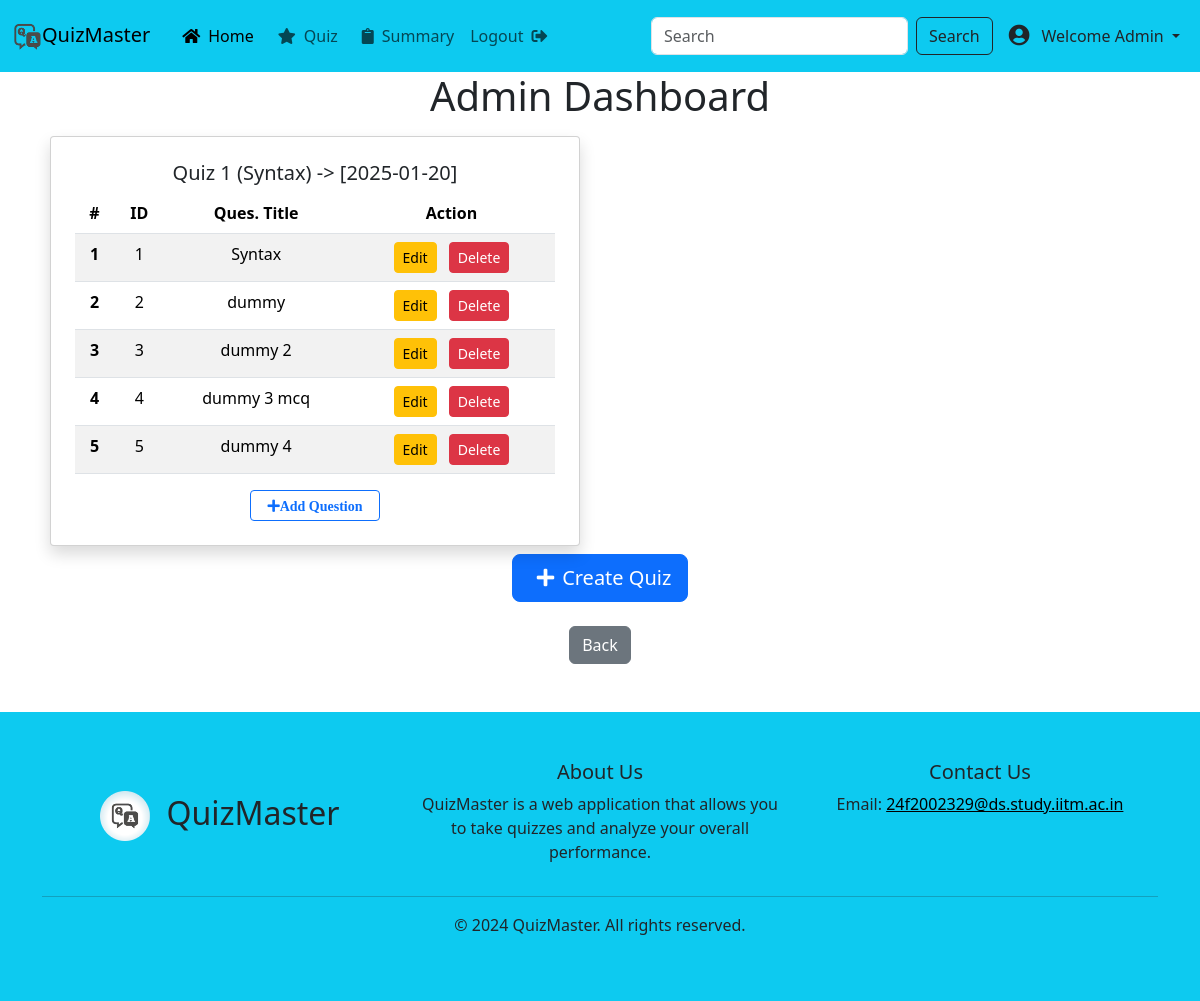
The app's page /admin/quiz (signed in) with its own data.
### app/models/models.py (models this page shows)
class Quiz(db.Model):
    id = db.Column(db.Integer, primary_key=True)
    quiz_date = db.Column(db.DateTime, nullable=True)
    duration = db.Column(db.Integer, nullable=False)
    status = db.Column(db.String(20), default='pending')
    chapter_id = db.Column(db.Integer, db.ForeignKey('chapter.id'), nullable=False)
    questions = db.relationship('Question', backref='quiz', lazy=True)

class Chapter(db.Model):
    id = db.Column(db.Integer, primary_key=True)
    name = db.Column(db.String(100), nullable=False)
    subject_id = db.Column(db.Integer, db.ForeignKey('subject.id'), nullable=False)
    quizzes = db.relationship('Quiz', backref='chapter', lazy=True)

class Question(db.Model):
    id = db.Column(db.Integer, primary_key=True)
    title = db.Column(db.String(200), nullable=False)
    text = db.Column(db.String(500), nullable=False)
    type = db.Column(db.String(20), nullable=False)
    quiz_id = db.Column(db.Integer, db.ForeignKey('quiz.id'), nullable=False)
    option1 = db.Column(db.String(200), nullable=True)
    option2 = db.Column(db.String(200), nullable=True)
    option3 = db.Column(db.String(200), nullable=True)
    option4 = db.Column(db.String(200), nullable=True)
    correct_options = db.Column(db.String(200), nullable=False)
    marks = db.Column(db.Integer, nullable=False, default=4)
    negative_marks = db.Column(db.Integer, nullable=False, default=0)
    question_image = db.Column(db.String(200), nullable=True)
    option1_image = db.Column(db.String(200), nullable=True)
    option2_image = db.Column(db.String(200), nullable=True)
    option3_image = db.Column(db.String(200), nullable=True)
    option4_image = db.Column(db.String(200), nullable=True)

### app/routes/admin.py (the view)
@admin_blueprint.route('/quiz')
def quiz():
    if session.get('role') != 'admin':
        return "Unauthorized", 403
    quizzes = Quiz.query.all()
    subject = Subject.query.all()
    chapters = Chapter.query.all()
    chapter_dict = {chapter.id: chapter.name for chapter in chapters}
    return render_template('admin/quiz.html' , quizzes=quizzes, subject=subject, chapter_dict=chapter_dict)

### app/templates/admin/quiz.html
{% extends "base.html" %}
{% block content %}
<section class="vh-90 content">
    <div class="container text-center">
        <div class="row">
            <h1>Admin Dashboard</h1>
            {% for quiz in quizzes %}
            <div class="col-md-6">
                <div class="card mx-2 my-2 px-2 py-2 shadow ">
                    <div class="card-body">
                        <h5 class="card-title">Quiz {{ quiz.id }} ({{ chapter_dict[quiz.chapter_id] }}) -> [{{ quiz.quiz_date.strftime('%Y-%m-%d')}}]</h5>
                        <table class="table table-striped">
                            <thead>
                                <tr>
                                    <th scope="col">#</th>
                                    <th scope="col">ID</th>
                                    <th scope="col">Ques. Title</th>
                                    <th scope="col">Action</th>
                                </tr>
                            </thead>
                            <tbody>
                                {% for question in quiz.questions %}
                                <tr>
                                    <th scope="row">{{ loop.index }}</th>
                                    <td>{{ question.id }}</td>
                                    <td>{{ question.title }}</td>
                                    <td>
                                        <a class="btn btn-warning btn-sm mx-1" href="{{ url_for('admin.edit_question', question_id=question.id) }}">Edit</a>
                                        <a class="btn btn-danger btn-sm mx-1" href="{{ url_for('admin.delete_question', question_id=question.id) }}">Delete</a>
                                    </td>
                                </tr>
                                {% endfor %}
                            </tbody>
                        </table>
                        <a href="{{ url_for('admin.add_question', quiz_id=quiz.id) }}" class="btn btn-outline-primary btn-sm"><i class="fas fa-plus px-2">Add Question</i></a>
                    </div>
                </div>
            </div>
            {% endfor %}
        </div>
    </div>
    <div class="container text-center">
            <a href="{{url_for('admin.create_quiz')}}" class="btn btn-primary create-quiz-btn btn-lg mb-2"><i class="fas fa-plus px-2"></i>Create Quiz</a>
    </div>
    <div class="text-center">
        <button onclick="history.back()" class="btn btn-secondary mt-3 mb-4">Back</button>
    </div>
</section>
{% endblock %}

### app/static/css/style.css (style rules this page uses)
body, html { height: 90vh; }
.content { min-height: 80vh; }
.card { border-radius: 4px; background: #fff; box-shadow: 0 6px 10px rgba(0,0,0,.08), 0 0 6px rgba(0,0,0,.05); transition: .3s transform cubic-bezier(.155,1.105,.295,1.12),.3s box-shadow,.3s -webkit-transform cubic-bezier(.155,1.105,.295,1.12); padding: 14px 80px 18px 36px; cursor: pointer; }

### records on screen
Quiz: id "1", quiz_date "2025-01-20"
Chapter: name "Syntax"
Question: id "1", title "Syntax"
Question: id "2", title "dummy"
Question: id "3", title "dummy 2"
Question: id "4", title "dummy 3 mcq"
Question: id "5", title "dummy 4"
